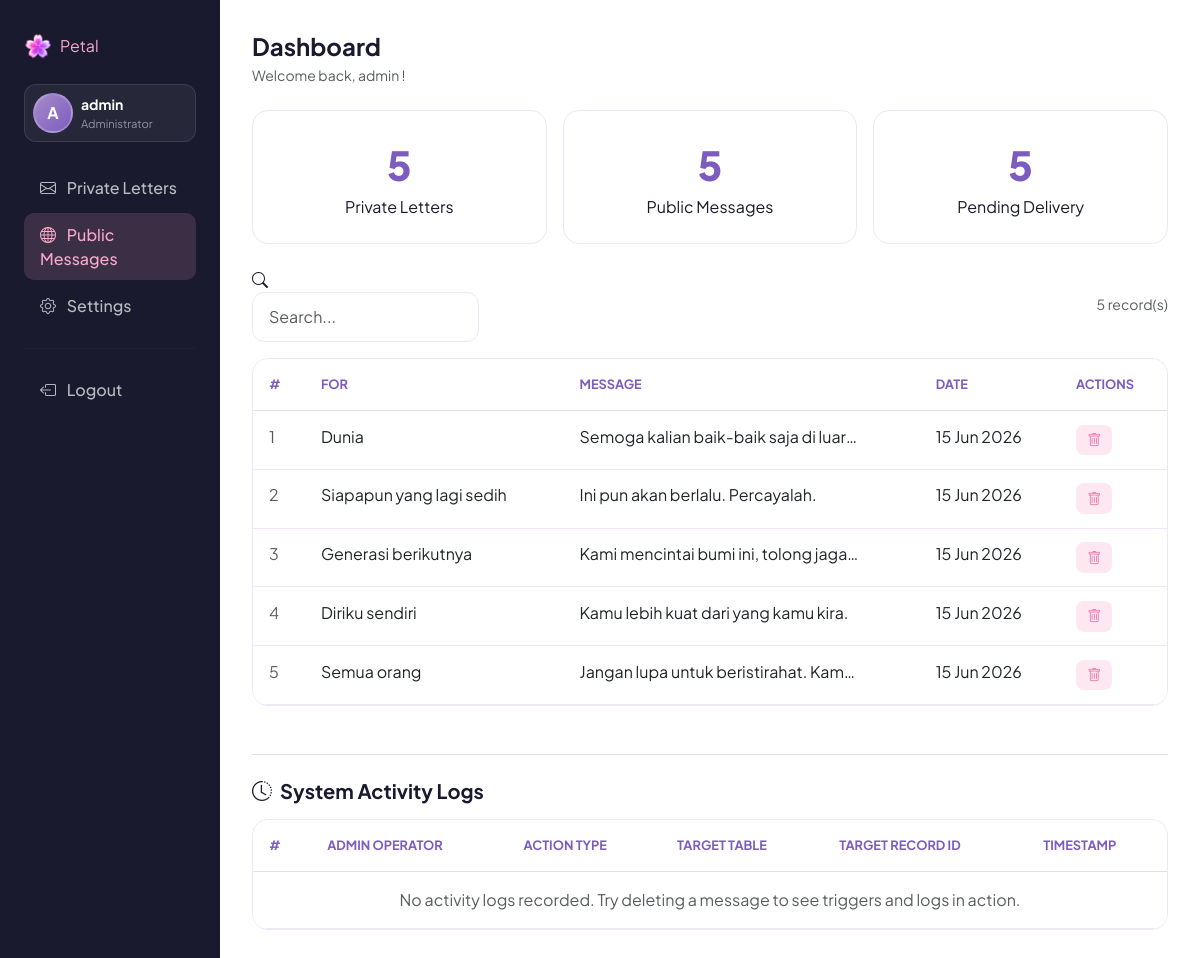
The app's page /pages/admin/dashboard.php?tab=public (signed in) with its own data.
### tables this page shows
CREATE TABLE IF NOT EXISTS users (
    id INT AUTO_INCREMENT PRIMARY KEY,
    username VARCHAR(50) NOT NULL UNIQUE,
    email VARCHAR(150) NOT NULL UNIQUE,
    password VARCHAR(255) NOT NULL,
    avatar VARCHAR(255),
    created_at TIMESTAMP DEFAULT CURRENT_TIMESTAMP
);

CREATE TABLE IF NOT EXISTS public_messages (
    id INT AUTO_INCREMENT PRIMARY KEY,
    untuk_siapa VARCHAR(150) NOT NULL,
    pesan TEXT NOT NULL,
    color VARCHAR(20) DEFAULT 'pink',
    font VARCHAR(20) DEFAULT 'sans',
    created_at TIMESTAMP DEFAULT CURRENT_TIMESTAMP,
    FOREIGN KEY (color) REFERENCES colors(name) ON DELETE SET NULL
);

### pages/admin/dashboard.php (the view, shortened to what this page needs)
<?php
require_once '../../includes/config.php';
$stmt = mysqli_prepare($conn, "SELECT id, username, email, avatar FROM users WHERE username = ?");
mysqli_stmt_bind_param($stmt, 's', $_SESSION['admin_username']);
mysqli_stmt_execute($stmt);
$admin = mysqli_fetch_assoc(mysqli_stmt_get_result($stmt));
$total_private = mysqli_fetch_row(mysqli_query($conn, "SELECT COUNT(*) FROM private_messages"))[0];
$total_public  = mysqli_fetch_row(mysqli_query($conn, "SELECT COUNT(*) FROM public_messages"))[0];
$total_pending = mysqli_fetch_row(mysqli_query($conn, "SELECT COUNT(*) FROM private_messages WHERE status='pending'"))[0];
$tab = isset($_GET['tab']) ? $_GET['tab'] : 'private';
$search = isset($_GET['search']) ? htmlspecialchars(trim($_GET['search'])) : '';
$per_page = 10;
$page = isset($_GET['page']) && is_numeric($_GET['page']) ? (int)$_GET['page'] : 1;
$offset = ($page - 1) * $per_page;
if ($tab === 'private') {
    $where = '';
    if ($search) {
        $s = mysqli_real_escape_string($conn, $search);
        $where = "WHERE sender_name LIKE '%$s%' OR email_tujuan LIKE '%$s%'";
    }
    $total_rows = mysqli_fetch_row(mysqli_query($conn, "SELECT COUNT(*) FROM private_messages $where"))[0];
    $result = mysqli_query($conn, "SELECT *, is_delivery_due(tanggal_kirim, status) AS is_due FROM private_messages $where ORDER BY created_at DESC LIMIT $per_page OFFSET $offset");
    $messages = mysqli_fetch_all($result, MYSQLI_ASSOC);
} else {
    $where = '';
    $total_rows = mysqli_fetch_row(mysqli_query($conn, "SELECT COUNT(*) FROM public_messages $where"))[0];
    $result = mysqli_query($conn, "SELECT * FROM public_messages $where ORDER BY created_at DESC LIMIT $per_page OFFSET $offset");
    $messages = mysqli_fetch_all($result, MYSQLI_ASSOC);
}
?>
<!DOCTYPE html>
<html lang="en">
<head>
    <link href="https://cdn.jsdelivr.net/npm/bootstrap@5.3.0/dist/css/bootstrap.min.css" rel="stylesheet">
    <link href="https://cdn.jsdelivr.net/npm/bootstrap-icons@1.11.0/font/bootstrap-icons.css" rel="stylesheet">
    <link href="../../assets/css/style.css" rel="stylesheet">
</head>
<body>
<div class="d-flex">
    <div class="admin-sidebar d-none d-md-block" style="width:220px;min-width:220px;">
        <div class="petal-brand mb-4 d-flex align-items-center gap-2">
            <img src="../../assets/img/logo.png" alt="Petal" style="width: 28px; height: auto;"> Petal
        </div>
        <div class="d-flex align-items-center gap-2 mb-4 p-2" style="background: rgba(255,255,255,0.06); border-radius: 12px; border: 1px solid rgba(255,255,255,0.1);">
            <?php if (!empty($admin['avatar']) && file_exists('../../assets/uploads/avatars/' . $admin['avatar'])): ?>
                <img src="../../assets/uploads/avatars/<?= htmlspecialchars($admin['avatar']) ?>" alt="Avatar" class="rounded-circle" style="width: 40px; height: 40px; object-fit: cover; border: 2px solid rgba(255,255,255,0.2);">
            <?php else: ?>
                <div class="rounded-circle d-flex align-items-center justify-content-center fw-bold text-white" style="width: 40px; height: 40px; font-size: 1rem; background: linear-gradient(135deg, var(--purple) 0%, var(--purple-dark) 100%); border: 2px solid rgba(255,255,255,0.2);">
                    <?= strtoupper(substr($admin['username'], 0, 1)) ?>
                </div>
            <?php endif; ?>
            <div class="text-truncate">
                <div class="fw-bold text-white small text-truncate"><?= htmlspecialchars($admin['username']) ?></div>
                <div class="text-white-50" style="font-size: 0.7rem;">Administrator</div>
            </div>
        </div>
        <nav class="nav flex-column gap-1">
            <a href="?tab=private" class="nav-link <?= $tab=='private' ? 'active' : '' ?>">
                <i class="bi bi-envelope me-2"></i> Private Letters
            </a>
            <a href="?tab=public" class="nav-link <?= $tab=='public' ? 'active' : '' ?>">
                <i class="bi bi-globe me-2"></i> Public Messages
            </a>
            <a href="settings.php" class="nav-link">
                <i class="bi bi-gear me-2"></i> Settings
            </a>
            <hr style="border-color:rgba(255,255,255,.1);">
            <a href="logout.php" class="nav-link text-danger">
                <i class="bi bi-box-arrow-left me-2"></i> Logout
            </a>
        </nav>
    </div>
    <div class="admin-content flex-grow-1">
        <h4 class="fw-bold mb-1">Dashboard</h4>
        <p class="text-muted small mb-4">Welcome back, <?= htmlspecialchars($_SESSION['admin_username']) ?> !</p>
        <div class="row g-3 mb-4">
            <div class="col-6 col-md-4">
                <div class="stat-card">
                    <div class="stat-number"><?= $total_private ?></div>
                    <div class="stat-label">Private Letters</div>
                </div>
            </div>
            <div class="col-6 col-md-4">
                <div class="stat-card">
                    <div class="stat-number"><?= $total_public ?></div>
                    <div class="stat-label">Public Messages</div>
                </div>
            </div>
            <div class="col-6 col-md-4">
                <div class="stat-card">
                    <div class="stat-number"><?= $total_pending ?></div>
                    <div class="stat-label">Pending Delivery</div>
                </div>
            </div>
        </div>
        <div class="d-flex flex-wrap gap-3 justify-content-between align-items-center mb-3">
            <form method="GET" class="petal-search" style="min-width:220px;">
                <i class="bi bi-search search-icon"></i>
                <input type="text" name="search" class="form-control" placeholder="Search..." value="<?= $search ?>">
            </form>
            <span class="text-muted small"><?= $total_rows ?> record(s)</span>
        </div>
        <div class="petal-table table-responsive">
            <?php if ($tab === 'private'): ?>
            <table class="table mb-0">
                <thead>
                    <tr>
                        <th>#</th>
                        <th>Name</th>
                        <th>Email</th>
                        <th>Send Date</th>
                        <th>Status</th>
                        <th>Actions</th>
                    </tr>
                </thead>
                <tbody>
                    <?php if (empty($messages)): ?>
                    <tr><td colspan="6" class="text-center text-muted py-4">No messages found.</td></tr>
                    <?php endif; ?>
                    <?php foreach ($messages as $msg): ?>
                    <tr class="<?= isset($msg['is_due']) && $msg['is_due'] == 1 ? 'table-danger' : '' ?>">
                        <td class="text-muted"><?= $msg['id'] ?></td>
                        <td>
                            <?= htmlspecialchars($msg['sender_name']) ?>
                            <?php if (isset($msg['is_due']) && $msg['is_due'] == 1): ?>
                                <span class="badge bg-danger ms-1 animate-pulse" style="font-size:0.65rem;">DUE</span>
                            <?php endif; ?>
                        </td>
                        <td><?= htmlspecialchars($msg['email_tujuan']) ?></td>
                        <td><?= date('d M Y', strtotime($msg['tanggal_kirim'])) ?></td>
                        <td>
                            <span class="badge-<?= $msg['status'] ?>"><?= ucfirst($msg['status']) ?></span>
                        </td>
                        <td>
                            <div class="d-flex gap-2">
                                <form method="POST" action="update-status.php" class="d-inline">
                                    <input type="hidden" name="id" value="<?= $msg['id'] ?>">
                                    <select name="status" class="form-select form-select-sm" style="width:110px;"
                                            onchange="this.form.submit()">
                                        <option value="pending" <?= $msg['status']=='pending'?'selected':'' ?>>Pending</option>
                                        <option value="sent" <?= $msg['status']=='sent'?'selected':'' ?>>Sent</option>
                                        <option value="cancelled" <?= $msg['status']=='cancelled'?'selected':'' ?>>Cancelled</option>
                                    </select>
                                    <input type="hidden" name="tab" value="private">
                                </form>
                                <?php if ($msg['status'] === 'pending'): ?>
                                <a href="send-now.php?id=<?= $msg['id'] ?>"
                                   class="btn btn-sm"
                                   style="background:var(--purple-light);color:var(--purple-dark);border:none;border-radius:8px;padding:.3rem .7rem;font-weight:600;"
                                   onclick="return confirm('Send this email now to <?= htmlspecialchars($msg['email_tujuan']) ?>?')">
                                    Send
                                </a>
                                <?php endif; ?>
                                <a href="delete.php?id=<?= $msg['id'] ?>&type=private&tab=private"
                                   class="btn btn-sm btn-delete"
                                   style="background:var(--pink-light);color:var(--pink-dark);border:none;border-radius:8px;padding:.3rem .7rem;">
                                    <i class="bi bi-trash"></i>
                                </a>
                            </div>
                        </td>
                    </tr>
                    <?php endforeach; ?>
                </tbody>
            </table>
            <?php else: ?>
            <table class="table mb-0">
                <thead>
                    <tr>
                        <th>#</th>
                        <th>For</th>
                        <th>Message</th>
                        <th>Date</th>
                        <th>Actions</th>
                    </tr>
                </thead>
                <tbody>
                    <?php foreach ($messages as $msg): ?>
                    <tr>
                        <td class="text-muted"><?= $msg['id'] ?></td>
                        <td><?= htmlspecialchars($msg['untuk_siapa']) ?></td>
                        <td style="max-width:300px;">
                            <span style="white-space:nowrap;overflow:hidden;text-overflow:ellipsis;display:block;max-width:280px;">
                                <?= htmlspecialchars($msg['pesan']) ?>
                            </span>
                        </td>
                        <td><?= date('d M Y', strtotime($msg['created_at'])) ?></td>
                        <td>
                            <a href="delete.php?id=<?= $msg['id'] ?>&type=public&tab=public"
                               class="btn btn-sm btn-delete"
                               style="background:var(--pink-light);color:var(--pink-dark);border:none;border-radius:8px;padding:.3rem .7rem;">
                                <i class="bi bi-trash"></i>
                            </a>
                        </td>
                    </tr>
                    <?php endforeach; ?>
                </tbody>
            </table>
            <?php endif; ?>
        </div>
        <div class="mt-5 pt-4 border-top">
            <h5 class="fw-bold mb-3"><i class="bi bi-clock-history me-2"></i>System Activity Logs</h5>
            <div class="petal-table table-responsive">
                <table class="table mb-0">
                    <thead>
                        <tr>
                            <th>#</th>
                            <th>Admin Operator</th>
                            <th>Action Type</th>
                            <th>Target Table</th>
                            <th>Target Record ID</th>
                            <th>Timestamp</th>
                        </tr>
                    </thead>
                    <tbody>
                        <?php
                        $logs_res = mysqli_query($conn, "SELECT * FROM v_admin_activity_log ORDER BY created_at DESC LIMIT 10");
                        $logs = mysqli_fetch_all($logs_res, MYSQLI_ASSOC);
                        if (empty($logs)):
                        ?>
                        <tr><td colspan="6" class="text-center text-muted py-3">No activity logs recorded. Try deleting a message to see triggers and logs in action.</td></tr>
                        <?php endif; ?>
                    </tbody>
                </table>
            </div>
        </div>
    </div>
</div>
</body>
</html>

### assets/css/style.css (style rules this page uses)
:root { --pink: #f9a8c9; --pink-light: #fde8f2; --pink-dark: #e879a8; --purple: #a78bca; --purple-light: #ede9f8; --purple-dark: #7c5cbf; --white: #ffffff; --dark: #1a1a2e; --gray: #6b7280; --gray-light: #f3f4f6; --border: #f0e6f6; }
body { font-family: 'Plus Jakarta Sans', sans-serif; background-color: var(--white) !important; color: var(--dark); min-height: 100vh; max-width: 100vw !important; overflow-x: hidden !important; }
html { scroll-behavior: smooth; }
.form-control, .form-select { border: 1.5px solid var(--border) !important; border-radius: 12px !important; padding: 0.75rem 1rem; }
.admin-sidebar { background: var(--dark); min-height: 100vh; padding: 2rem 1.5rem; }
.admin-sidebar .petal-brand { color: var(--pink) !important; }
.admin-sidebar .nav-link { color: rgba(255, 255, 255, 0.7) !important; border-radius: 10px; padding: 0.6rem 1rem; font-weight: 500; text-decoration: none; display: block; }
.admin-sidebar .nav-link.active { background: rgba(249, 168, 201, 0.15); color: var(--pink) !important; }
.admin-content { padding: 2rem; background: var(--off-white); min-height: 100vh; }
.stat-card { background: var(--white); border: 1px solid var(--border); border-radius: 16px; padding: 1.5rem; text-align: center; }
.stat-card .stat-number { font-size: 2.5rem; font-weight: 800; color: var(--purple-dark); }
.petal-table { background: var(--white); border-radius: 16px; overflow-x: auto !important; border: 1px solid var(--border); }
.petal-table thead { background: var(--purple-light); }
.petal-table thead th { font-weight: 700; font-size: 0.8rem; text-transform: uppercase; color: var(--purple-dark); padding: 1rem; }
.petal-table tbody td { padding: 0.85rem 1rem; border-color: var(--border); }

### records on screen
users: username "A", username "admin"
public_messages: id "1", untuk_siapa "Dunia", pesan "Semoga kalian baik-baik saja di luar…", created_at "15 Jun 2026"
public_messages: id "2", untuk_siapa "Siapapun yang lagi sedih", pesan "Ini pun akan berlalu. Percayalah.", created_at "15 Jun 2026"
public_messages: id "3", untuk_siapa "Generasi berikutnya", pesan "Kami mencintai bumi ini, tolong jaga…", created_at "15 Jun 2026"
public_messages: id "4", untuk_siapa "Diriku sendiri", pesan "Kamu lebih kuat dari yang kamu kira.", created_at "15 Jun 2026"
public_messages: id "5", untuk_siapa "Semua orang", pesan "Jangan lupa untuk beristirahat. Kam…", created_at "15 Jun 2026"

### other values on screen
$_SESSION['admin_username'] "admin"
$total_private "5"
$total_public "5"
$total_pending "5"
$total_rows "5"
